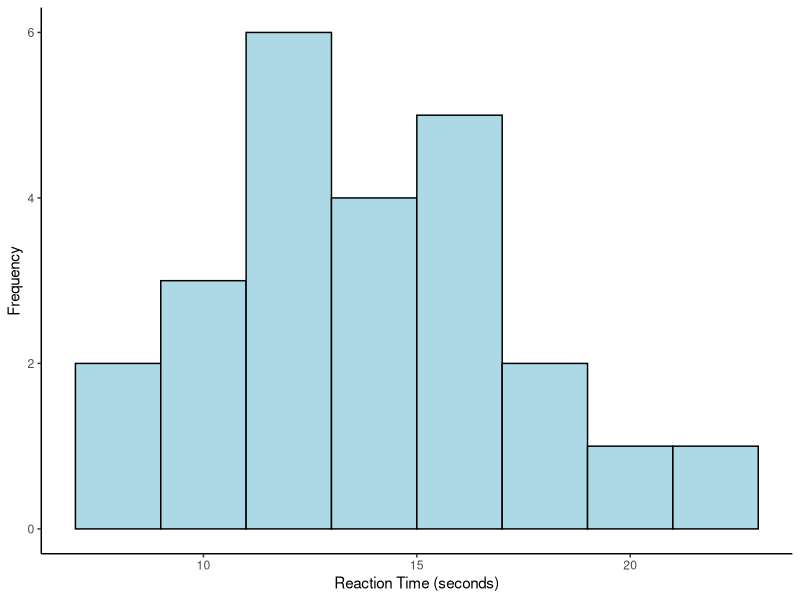
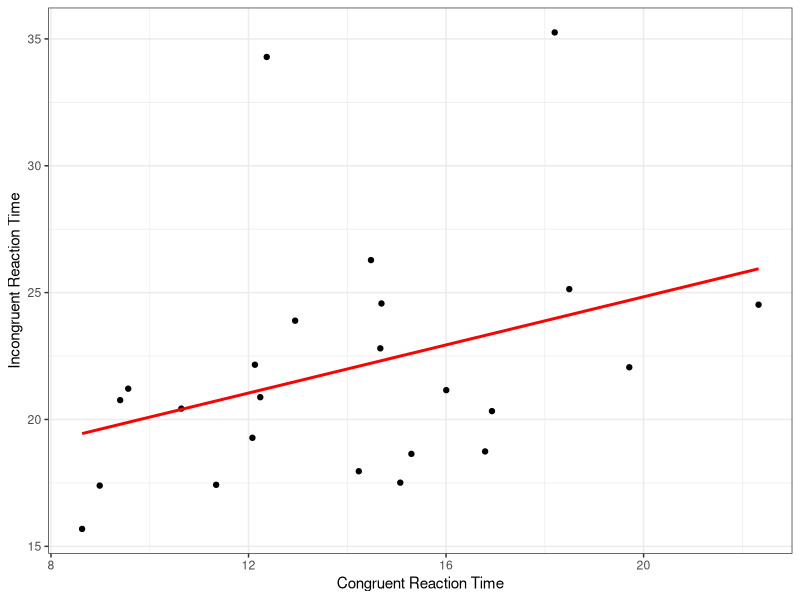

The R source for these figures, in order:
congruent_time <- c(12.079, 16.791, 9.564, 8.630, 14.669, 12.238, 14.692, 8.987, 9.401, 14.480, 22.328, 15.298, 15.073, 16.929, 18.200, 12.130, 18.495, 10.639, 11.344, 12.369, 12.944, 14.233, 19.710, 16.004)
incongruent_time <- c(19.278, 18.741, 21.214, 15.687, 22.803, 20.878, 24.572, 17.394, 20.762, 26.282, 24.524, 18.644, 17.510, 20.330, 35.255, 22.158, 25.139, 20.429, 17.425, 34.288, 23.894, 17.960, 22.058, 21.157)
stroop_data <- data.frame(congruent_time, incongruent_time)

library(pwr)
pwr.t.test(n = NULL, d = 0.5, sig.level = 0.05, power = 0.8, type = "paired")

stroop_data$condition <- rep(c("congruent", "incongruent"), each = 12)
model <- lm(congruent_time ~ condition, data = stroop_data)
summary(model)


library(ggplot2)

ggplot(stroop_data, aes(x = congruent_time)) +
  geom_histogram(binwidth = 2, fill = "lightblue", color = "black") +
  labs(x = "Reaction Time (seconds)", y = "Frequency") +
  theme_classic()


ggplot(stroop_data, aes(x = congruent_time, y = incongruent_time)) +
  geom_point() +
  labs(x = "Congruent Reaction Time", y = "Incongruent Reaction Time") +
  theme(panel.grid = element_blank(), 
        panel.background = element_rect(fill = "white", color = "black", size = 1)) +
  theme_bw() +
  geom_smooth(method = "lm", se = FALSE, color = "red")
